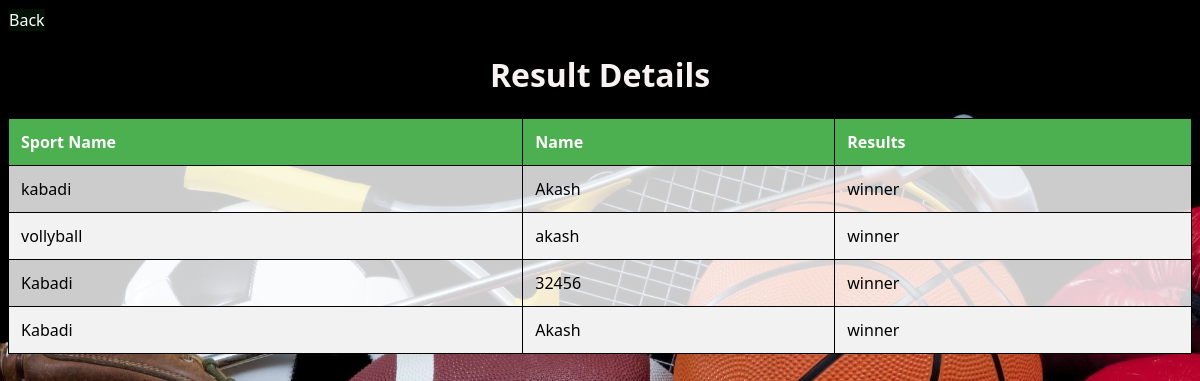
Screenshot of /view_result with the database file from the repository.
### website/models.py (models this page shows)
class Result(UserMixin,db.Model):
    id = db.Column(db.Integer, primary_key=True)
    sport_name = db.Column(db.String(255), nullable=False)
    full_name = db.Column(db.String(100), nullable=False)
    result = db.Column(db.String(50), nullable=False)

### website/views.py (the view)
@views.route('/view_result', methods=['POST','GET'])
def view_result():
    data = Result.query.all()
    return render_template("view_result.html",data=data)

### website/templates/view_result.html (shortened to what this page needs)
<!DOCTYPE html>
<html lang="en">
<head>
</head>
<body>
    <a href="{{ url_for('views.dashboard') }}" class="btnBack">Back</a>
    <h1>Result Details</h1>
    <table>
        <thead>
            <tr>
                <th>Sport Name</th>
                <th>Name</th>
                <th>Results</th>
            </tr>
        </thead>
        <tbody>
            {% for row in data %}
                <tr>
                    <td>{{ row.sport_name }}</td>
                    <td>{{ row.full_name }}</td>
                    <td>{{ row.result }}</td>
                </tr>
            {% endfor %}
        </tbody>
    </table>
</body>
</html>

### website/templates/view_result.html (style rules this page uses)
body { font-family: 'Segoe UI', Tahoma, Geneva, Verdana, sans-serif; background: url('../static/home.jpg'); background-size: cover; }
h1 { text-align: center; color: #f8f2f2; }
table { width: 100%; border-collapse: collapse; margin: 20px 0; box-shadow: 0 0 20px rgba(0, 0, 0, 0.1); overflow: hidden; background-color: rgba(255, 255, 255, 0.8); }
th, td { border: 1px solid #000; text-align: left; padding: 12px; }
th { background-color: #4CAF50; color: white; }
tr:nth-child(even) { background-color: #f2f2f2; }
.btnBack { display: inline-block; background-color: #041207; color: white; text-decoration: none; text-align: center; border: 1px solid black; border-radius: 1; cursor: pointer; font-size: 16px; }

### rows the page displays
Result: sport_name "kabadi", full_name "Akash", result "winner"
Result: sport_name "vollyball", full_name "akash", result "winner"
Result: sport_name "Kabadi", full_name "32456", result "winner"
Result: sport_name "Kabadi", full_name "Akash", result "winner"
